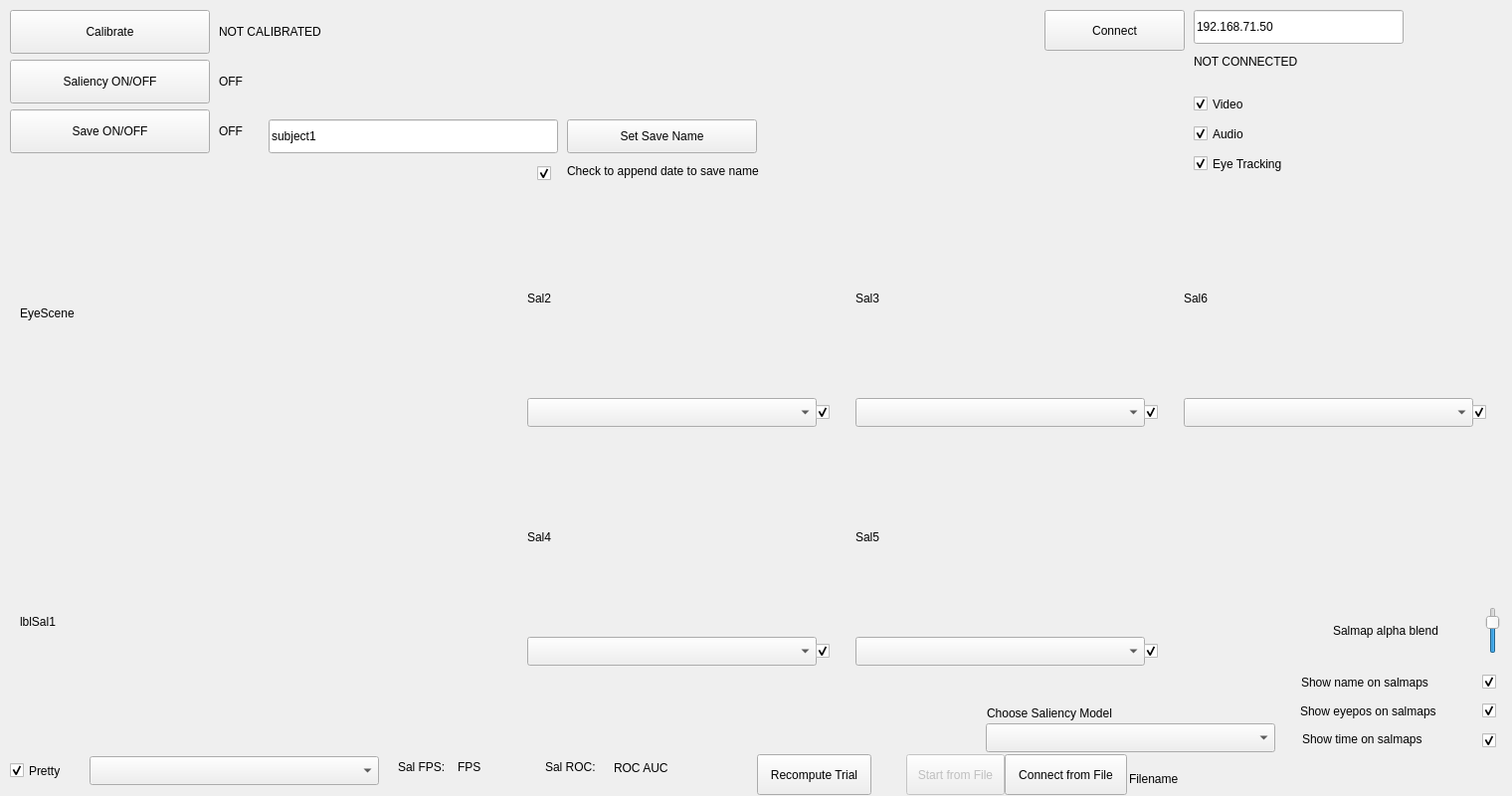
<?xml version="1.0" encoding="UTF-8"?>
<ui version="4.0">
 <class>MainWindow</class>
 <widget class="QMainWindow" name="MainWindow">
  <property name="geometry">
   <rect>
    <x>0</x>
    <y>0</y>
    <width>1520</width>
    <height>800</height>
   </rect>
  </property>
  <property name="sizePolicy">
   <sizepolicy hsizetype="Preferred" vsizetype="Preferred">
    <horstretch>0</horstretch>
    <verstretch>0</verstretch>
   </sizepolicy>
  </property>
  <property name="windowTitle">
   <string>Real Time Saliency (Tobii)</string>
  </property>
  <widget class="QWidget" name="centralWidget">
   <widget class="QPushButton" name="btnCalibrate">
    <property name="geometry">
     <rect>
      <x>10</x>
      <y>10</y>
      <width>201</width>
      <height>44</height>
     </rect>
    </property>
    <property name="text">
     <string>Calibrate</string>
    </property>
   </widget>
   <widget class="QLabel" name="lblEyeScene">
    <property name="geometry">
     <rect>
      <x>20</x>
      <y>180</y>
      <width>480</width>
      <height>270</height>
     </rect>
    </property>
    <property name="minimumSize">
     <size>
      <width>320</width>
      <height>240</height>
     </size>
    </property>
    <property name="text">
     <string>EyeScene</string>
    </property>
   </widget>
   <widget class="QLabel" name="lblSal1">
    <property name="geometry">
     <rect>
      <x>20</x>
      <y>490</y>
      <width>480</width>
      <height>270</height>
     </rect>
    </property>
    <property name="minimumSize">
     <size>
      <width>320</width>
      <height>240</height>
     </size>
    </property>
    <property name="text">
     <string>lblSal1</string>
    </property>
   </widget>
   <widget class="QLabel" name="lblCurrSavePath">
    <property name="geometry">
     <rect>
      <x>570</x>
      <y>160</y>
      <width>411</width>
      <height>24</height>
     </rect>
    </property>
    <property name="text">
     <string>Check to append date to save name</string>
    </property>
   </widget>
   <widget class="QLabel" name="lbl_CalibrateStatus">
    <property name="geometry">
     <rect>
      <x>220</x>
      <y>20</y>
      <width>211</width>
      <height>24</height>
     </rect>
    </property>
    <property name="text">
     <string>NOT CALIBRATED</string>
    </property>
   </widget>
   <widget class="QPushButton" name="btnSaliencyOnOff">
    <property name="geometry">
     <rect>
      <x>10</x>
      <y>60</y>
      <width>201</width>
      <height>44</height>
     </rect>
    </property>
    <property name="text">
     <string>Saliency ON/OFF</string>
    </property>
   </widget>
   <widget class="QPushButton" name="btnSaveOnOff">
    <property name="geometry">
     <rect>
      <x>10</x>
      <y>110</y>
      <width>201</width>
      <height>44</height>
     </rect>
    </property>
    <property name="text">
     <string>Save ON/OFF</string>
    </property>
   </widget>
   <widget class="QLabel" name="lbl_SalOnOff">
    <property name="geometry">
     <rect>
      <x>220</x>
      <y>70</y>
      <width>51</width>
      <height>24</height>
     </rect>
    </property>
    <property name="text">
     <string>OFF</string>
    </property>
   </widget>
   <widget class="QLabel" name="lbl_SaveOnOff">
    <property name="geometry">
     <rect>
      <x>220</x>
      <y>120</y>
      <width>61</width>
      <height>24</height>
     </rect>
    </property>
    <property name="text">
     <string>OFF</string>
    </property>
   </widget>
   <widget class="QLineEdit" name="lineSaveName">
    <property name="geometry">
     <rect>
      <x>270</x>
      <y>120</y>
      <width>291</width>
      <height>34</height>
     </rect>
    </property>
    <property name="text">
     <string>subject1</string>
    </property>
   </widget>
   <widget class="QPushButton" name="btnSetSaveLocation">
    <property name="geometry">
     <rect>
      <x>570</x>
      <y>120</y>
      <width>191</width>
      <height>34</height>
     </rect>
    </property>
    <property name="text">
     <string>Set Save Name</string>
    </property>
   </widget>
   <widget class="QPushButton" name="btnConnect">
    <property name="geometry">
     <rect>
      <x>1050</x>
      <y>10</y>
      <width>141</width>
      <height>41</height>
     </rect>
    </property>
    <property name="text">
     <string>Connect</string>
    </property>
   </widget>
   <widget class="QLineEdit" name="lineIPAddr">
    <property name="geometry">
     <rect>
      <x>1200</x>
      <y>10</y>
      <width>211</width>
      <height>34</height>
     </rect>
    </property>
    <property name="text">
     <string>192.168.71.50</string>
    </property>
   </widget>
   <widget class="QLabel" name="lbl_IPAddrConn">
    <property name="geometry">
     <rect>
      <x>1200</x>
      <y>50</y>
      <width>211</width>
      <height>24</height>
     </rect>
    </property>
    <property name="text">
     <string>NOT CONNECTED</string>
    </property>
   </widget>
   <widget class="QCheckBox" name="checkBoxVideo">
    <property name="geometry">
     <rect>
      <x>1200</x>
      <y>90</y>
      <width>126</width>
      <height>29</height>
     </rect>
    </property>
    <property name="text">
     <string>Video</string>
    </property>
    <property name="checked">
     <bool>true</bool>
    </property>
   </widget>
   <widget class="QCheckBox" name="checkBoxAudio">
    <property name="geometry">
     <rect>
      <x>1200</x>
      <y>120</y>
      <width>126</width>
      <height>29</height>
     </rect>
    </property>
    <property name="text">
     <string>Audio</string>
    </property>
    <property name="checked">
     <bool>true</bool>
    </property>
   </widget>
   <widget class="QCheckBox" name="checkBoxEyeTracking">
    <property name="geometry">
     <rect>
      <x>1200</x>
      <y>150</y>
      <width>201</width>
      <height>29</height>
     </rect>
    </property>
    <property name="text">
     <string>Eye Tracking</string>
    </property>
    <property name="checked">
     <bool>true</bool>
    </property>
   </widget>
   <widget class="QComboBox" name="sal1CBox">
    <property name="geometry">
     <rect>
      <x>90</x>
      <y>760</y>
      <width>291</width>
      <height>29</height>
     </rect>
    </property>
   </widget>
   <widget class="QComboBox" name="sal5CBox">
    <property name="geometry">
     <rect>
      <x>860</x>
      <y>640</y>
      <width>291</width>
      <height>29</height>
     </rect>
    </property>
   </widget>
   <widget class="QComboBox" name="sal2CBox">
    <property name="geometry">
     <rect>
      <x>530</x>
      <y>400</y>
      <width>291</width>
      <height>29</height>
     </rect>
    </property>
   </widget>
   <widget class="QLabel" name="lblSal2">
    <property name="geometry">
     <rect>
      <x>530</x>
      <y>210</y>
      <width>320</width>
      <height>180</height>
     </rect>
    </property>
    <property name="minimumSize">
     <size>
      <width>320</width>
      <height>180</height>
     </size>
    </property>
    <property name="text">
     <string>Sal2</string>
    </property>
   </widget>
   <widget class="QComboBox" name="sal3CBox">
    <property name="geometry">
     <rect>
      <x>860</x>
      <y>400</y>
      <width>291</width>
      <height>29</height>
     </rect>
    </property>
   </widget>
   <widget class="QLabel" name="lblSal5">
    <property name="geometry">
     <rect>
      <x>860</x>
      <y>450</y>
      <width>320</width>
      <height>180</height>
     </rect>
    </property>
    <property name="minimumSize">
     <size>
      <width>320</width>
      <height>180</height>
     </size>
    </property>
    <property name="text">
     <string>Sal5</string>
    </property>
   </widget>
   <widget class="QLabel" name="lblSal4">
    <property name="geometry">
     <rect>
      <x>530</x>
      <y>450</y>
      <width>320</width>
      <height>180</height>
     </rect>
    </property>
    <property name="minimumSize">
     <size>
      <width>320</width>
      <height>180</height>
     </size>
    </property>
    <property name="text">
     <string>Sal4</string>
    </property>
   </widget>
   <widget class="QComboBox" name="sal6CBox">
    <property name="geometry">
     <rect>
      <x>1190</x>
      <y>400</y>
      <width>291</width>
      <height>29</height>
     </rect>
    </property>
   </widget>
   <widget class="QLabel" name="lblSal3">
    <property name="geometry">
     <rect>
      <x>860</x>
      <y>210</y>
      <width>320</width>
      <height>180</height>
     </rect>
    </property>
    <property name="minimumSize">
     <size>
      <width>320</width>
      <height>180</height>
     </size>
    </property>
    <property name="text">
     <string>Sal3</string>
    </property>
   </widget>
   <widget class="QComboBox" name="sal4CBox">
    <property name="geometry">
     <rect>
      <x>530</x>
      <y>640</y>
      <width>291</width>
      <height>29</height>
     </rect>
    </property>
   </widget>
   <widget class="QLabel" name="lblSal6">
    <property name="geometry">
     <rect>
      <x>1190</x>
      <y>210</y>
      <width>320</width>
      <height>180</height>
     </rect>
    </property>
    <property name="minimumSize">
     <size>
      <width>320</width>
      <height>180</height>
     </size>
    </property>
    <property name="text">
     <string>Sal6</string>
    </property>
   </widget>
   <widget class="QLabel" name="lblFps">
    <property name="geometry">
     <rect>
      <x>460</x>
      <y>760</y>
      <width>91</width>
      <height>21</height>
     </rect>
    </property>
    <property name="text">
     <string>FPS</string>
    </property>
   </widget>
   <widget class="QLabel" name="labelFPSlabel">
    <property name="geometry">
     <rect>
      <x>400</x>
      <y>760</y>
      <width>51</width>
      <height>21</height>
     </rect>
    </property>
    <property name="text">
     <string>Sal FPS:</string>
    </property>
   </widget>
   <widget class="QCheckBox" name="checkBoxSal1">
    <property name="geometry">
     <rect>
      <x>10</x>
      <y>760</y>
      <width>71</width>
      <height>29</height>
     </rect>
    </property>
    <property name="text">
     <string>Pretty</string>
    </property>
    <property name="checked">
     <bool>true</bool>
    </property>
   </widget>
   <widget class="QCheckBox" name="checkBoxSal2">
    <property name="geometry">
     <rect>
      <x>820</x>
      <y>400</y>
      <width>21</width>
      <height>29</height>
     </rect>
    </property>
    <property name="text">
     <string/>
    </property>
    <property name="checked">
     <bool>true</bool>
    </property>
   </widget>
   <widget class="QCheckBox" name="checkBoxSal3">
    <property name="geometry">
     <rect>
      <x>1150</x>
      <y>400</y>
      <width>21</width>
      <height>29</height>
     </rect>
    </property>
    <property name="text">
     <string/>
    </property>
    <property name="checked">
     <bool>true</bool>
    </property>
   </widget>
   <widget class="QCheckBox" name="checkBoxSal6">
    <property name="geometry">
     <rect>
      <x>1480</x>
      <y>400</y>
      <width>21</width>
      <height>29</height>
     </rect>
    </property>
    <property name="text">
     <string/>
    </property>
    <property name="checked">
     <bool>true</bool>
    </property>
   </widget>
   <widget class="QCheckBox" name="checkBoxSal4">
    <property name="geometry">
     <rect>
      <x>820</x>
      <y>640</y>
      <width>21</width>
      <height>29</height>
     </rect>
    </property>
    <property name="text">
     <string/>
    </property>
    <property name="checked">
     <bool>true</bool>
    </property>
   </widget>
   <widget class="QCheckBox" name="checkBoxSal5">
    <property name="geometry">
     <rect>
      <x>1150</x>
      <y>640</y>
      <width>21</width>
      <height>29</height>
     </rect>
    </property>
    <property name="text">
     <string/>
    </property>
    <property name="checked">
     <bool>true</bool>
    </property>
   </widget>
   <widget class="QPushButton" name="btnConnectToFile">
    <property name="geometry">
     <rect>
      <x>1010</x>
      <y>758</y>
      <width>123</width>
      <height>41</height>
     </rect>
    </property>
    <property name="text">
     <string>Connect from File</string>
    </property>
   </widget>
   <widget class="QLabel" name="lbl_ConnFromFile">
    <property name="geometry">
     <rect>
      <x>1135</x>
      <y>771</y>
      <width>381</width>
      <height>24</height>
     </rect>
    </property>
    <property name="text">
     <string>Filename</string>
    </property>
   </widget>
   <widget class="QCheckBox" name="checkBoxAppendDate">
    <property name="geometry">
     <rect>
      <x>540</x>
      <y>160</y>
      <width>21</width>
      <height>29</height>
     </rect>
    </property>
    <property name="text">
     <string/>
    </property>
    <property name="checked">
     <bool>true</bool>
    </property>
   </widget>
   <widget class="QCheckBox" name="checkBoxToggleTime">
    <property name="geometry">
     <rect>
      <x>1490</x>
      <y>730</y>
      <width>21</width>
      <height>29</height>
     </rect>
    </property>
    <property name="text">
     <string/>
    </property>
    <property name="checked">
     <bool>true</bool>
    </property>
   </widget>
   <widget class="QCheckBox" name="checkBoxToggleEyepos">
    <property name="geometry">
     <rect>
      <x>1490</x>
      <y>700</y>
      <width>21</width>
      <height>29</height>
     </rect>
    </property>
    <property name="text">
     <string/>
    </property>
    <property name="checked">
     <bool>true</bool>
    </property>
   </widget>
   <widget class="QLabel" name="labelChooseSalModel_3">
    <property name="geometry">
     <rect>
      <x>1307</x>
      <y>705</y>
      <width>181</width>
      <height>19</height>
     </rect>
    </property>
    <property name="text">
     <string>Show eyepos on salmaps</string>
    </property>
   </widget>
   <widget class="QLabel" name="labelChooseSalModel_4">
    <property name="geometry">
     <rect>
      <x>1309</x>
      <y>733</y>
      <width>181</width>
      <height>19</height>
     </rect>
    </property>
    <property name="text">
     <string>Show time on salmaps</string>
    </property>
   </widget>
   <widget class="QCheckBox" name="checkBoxToggleNames">
    <property name="geometry">
     <rect>
      <x>1490</x>
      <y>671</y>
      <width>21</width>
      <height>29</height>
     </rect>
    </property>
    <property name="text">
     <string/>
    </property>
    <property name="checked">
     <bool>true</bool>
    </property>
   </widget>
   <widget class="QLabel" name="labelChooseSalModel_5">
    <property name="geometry">
     <rect>
      <x>1308</x>
      <y>676</y>
      <width>181</width>
      <height>19</height>
     </rect>
    </property>
    <property name="text">
     <string>Show name on salmaps</string>
    </property>
   </widget>
   <widget class="QComboBox" name="salModelComboBox">
    <property name="geometry">
     <rect>
      <x>991</x>
      <y>727</y>
      <width>291</width>
      <height>29</height>
     </rect>
    </property>
   </widget>
   <widget class="QLabel" name="labelChooseSalModel">
    <property name="geometry">
     <rect>
      <x>992</x>
      <y>707</y>
      <width>181</width>
      <height>19</height>
     </rect>
    </property>
    <property name="text">
     <string>Choose Saliency Model</string>
    </property>
   </widget>
   <widget class="QSlider" name="verticalSlider_alpha">
    <property name="geometry">
     <rect>
      <x>1486</x>
      <y>610</y>
      <width>29</width>
      <height>47</height>
     </rect>
    </property>
    <property name="maximum">
     <number>100</number>
    </property>
    <property name="value">
     <number>75</number>
    </property>
    <property name="orientation">
     <enum>Qt::Vertical</enum>
    </property>
   </widget>
   <widget class="QLabel" name="labelChooseSalModel_6">
    <property name="geometry">
     <rect>
      <x>1340</x>
      <y>624</y>
      <width>143</width>
      <height>19</height>
     </rect>
    </property>
    <property name="text">
     <string>Salmap alpha blend</string>
    </property>
   </widget>
   <widget class="QPushButton" name="btnStartFromFile">
    <property name="enabled">
     <bool>false</bool>
    </property>
    <property name="geometry">
     <rect>
      <x>911</x>
      <y>758</y>
      <width>99</width>
      <height>41</height>
     </rect>
    </property>
    <property name="text">
     <string>Start from File</string>
    </property>
   </widget>
   <widget class="QLabel" name="labelROClabel">
    <property name="geometry">
     <rect>
      <x>548</x>
      <y>760</y>
      <width>51</width>
      <height>21</height>
     </rect>
    </property>
    <property name="text">
     <string>Sal ROC:</string>
    </property>
   </widget>
   <widget class="QLabel" name="lblROC">
    <property name="geometry">
     <rect>
      <x>617</x>
      <y>761</y>
      <width>91</width>
      <height>21</height>
     </rect>
    </property>
    <property name="text">
     <string>ROC AUC</string>
    </property>
   </widget>
   <widget class="QPushButton" name="btnRecomputeTrial">
    <property name="geometry">
     <rect>
      <x>761</x>
      <y>758</y>
      <width>115</width>
      <height>41</height>
     </rect>
    </property>
    <property name="text">
     <string>Recompute Trial</string>
    </property>
   </widget>
  </widget>
 </widget>
 <layoutdefault spacing="6" margin="11"/>
 <resources/>
 <connections/>
</ui>
